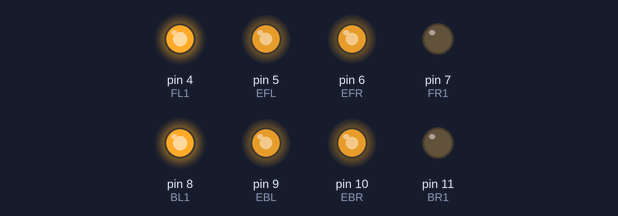
Simulated run of this sketch. Board: Arduino Uno, built with avr-gcc and run on an emulated ATmega328P. Parts: output pins drawn as LEDs (lit = HIGH). What the sketch prints to the serial monitor is not drawn.

Above: at 0.4 s.
Timing chart, 0 to 1.9 s (numbered marks = the images above):
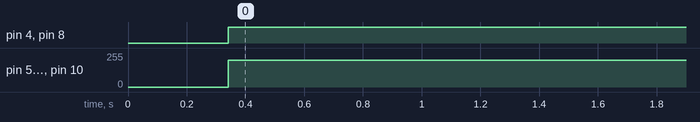

Measured:
- by itself, pin 4 (FL1), pin 8 (BL1): LOW → HIGH at 0.34 s
- by itself, pin 5 (EFL), pin 6 (EFR), pin 9 (EBL), pin 10 (EBR): 0/255 → 200/255 at 0.34 s

The sketch:

ps2_Meca_TwoSpeed.ino
```cpp
/*
 * Created by Loo Chuan Yin xD
 *
 *************************************************************
 * Take note that all the Enable "EN" pin is connected to 5V.
 * Because the ENABLE PINS is always "ON" for this case.
 * This is also to simplify the program.
 * Thus, u will only see PWM pins assign as outputs.
 */


#include <PS2X_lib.h>  //for v1.6
//right now, the library does NOT support hot pluggable controllers, meaning
//you must always either restart your Arduino after you connect the controller,
//or call config_gamepad(pins) again after connecting the controller.

/*
 * \ * * * | * * * | * * * /
 * \DAT,CMD,NC | GND,3.3V,SEL | CLK,NC,NC/
 */

// set pins connected to PS2 controller:
#define PS2_DAT        A0     //blue
#define PS2_CMD        A1     //green
#define PS2_SEL        A2     //yellow (Attention pin)
#define PS2_CLK        A3     //orange

/******************************************************************
 * select modes of PS2 controller:
 *   - pressures = analog reading of push-butttons
 *   - rumble    = motor rumbling
 * uncomment 1 of the lines for each mode selection
 ******************************************************************/
//#define pressures   true
#define pressures   false
//#define rumble      true
#define rumble      false

PS2X ps2x; // create PS2 Controller Class

int error = 0;
byte type = 0;
byte vibrate = 0;
int LX,LY,RX,RY ; // to define variables for PS2 joystick
int Up, Down, Left, Right, Tri, Squ, Exx, Cir, Start, Select, L1, L2, L3, R1, R2, R3;

//MOTOR DRIVER 1 FRONT

//Assign pins for Motor
int EFL = 5; //PWM1 pin grey
int FL1 = 4; //DIR1 pin purple

//Assign pins for Motor
int EFR = 6;  //PWM2 pin black
int FR1 = 7;  //DIR2 pin white

//MOTOR DRIVER 2 BACK

//Assign pins for Motor
int EBR = 10;  //PWM2 pin white
int BR1 = 11;  //DIR2 pin black

//Assign pins for Motor
int EBL = 9;   //PWM1 pin brown
int BL1 = 8;   //DIR1 pin red


//++++++++++++++++++++++++++++++++++++++++++
int ToZero = 126; // tolerances for PS2 joystick
int ToTwoFF = 129; // tolerances for PS2 joystick

int NormalSpeed = 200;
int MaxSpeed = 255;
int OneSpd;

int SForward, SBackward, SLeft, SRight;
int SFWLeft, SBWLeft, SFWRight, SBWRight;
int SRotLeft, SRotRight, SRLeft, SRRight;

int SComBackRight, SComBackLeft, SComFrontRight, SComFrontLeft;

//++++++++++++++++++++++++++++++++++++++++++

void setup()
{
  Serial.begin(57600);

  pinMode(EFL, OUTPUT);  //PWM1 pin//
  pinMode(FL1, OUTPUT);    //DIR1 pin//

  pinMode(EFR, OUTPUT);
  pinMode(FR1, OUTPUT);

  pinMode(EBL, OUTPUT);
  pinMode(BL1, OUTPUT);

  pinMode(EBR, OUTPUT);
  pinMode(BR1, OUTPUT);

  readPS2();
  delay(300);  //added delay to give wireless ps2 module some time to startup, before configuring it
}

void asd()
{
  if(error == 1) //skip loop if no controller found
    return;
  else {
    ps2x.read_gamepad(false, vibrate); //read controller and set large motor to spin at 'vibrate' speed
    DefinePS2Input();
    SpeedControl();
    JoyControl();
//    TestMotor();
  }
  delay(10);
}

void loop()
{
  Forward(200);
  delay(10);
}

//-------------- Functions to define the movement --------------

void Stop(){
  analogWrite(EFL, 0);
  analogWrite(EFR, 0);
  analogWrite(EBL, 0);
  analogWrite(EBR, 0);
}

void Forward(int SForward)
{
  digitalWrite (FL1, 1);
  digitalWrite (FR1, 0);
  digitalWrite (BL1, 1);
  digitalWrite (BR1, 0);

  analogWrite(EFL, SForward);
  analogWrite(EFR, SForward);
  analogWrite(EBL, SForward);
  analogWrite(EBR, SForward);
}

void Backward(int SBackward)
{
  digitalWrite (FL1, 0);
  digitalWrite (FR1, 1);
  digitalWrite (BL1, 0);
  digitalWrite (BR1, 1);

  analogWrite(EFL, SBackward);
  analogWrite(EFR, SBackward);
  analogWrite(EBL, SBackward);
  analogWrite(EBR, SBackward);
}

void GoLeft(int SLeft)
{
  digitalWrite (FL1, 0);
  digitalWrite (FR1, 1);
  digitalWrite (BL1, 1);
  digitalWrite (BR1, 0);

  analogWrite(EFL, SLeft);
  analogWrite(EFR, SLeft);
  analogWrite(EBL, SLeft);
  analogWrite(EBR, SLeft);
}

void GoRight(int SRight)
{
  digitalWrite (FL1, 1);
  digitalWrite (FR1, 0);
  digitalWrite (BL1, 0);
  digitalWrite (BR1, 1);

  analogWrite(EFL, SRight);
  analogWrite(EFR, SRight);
  analogWrite(EBL, SRight);
  analogWrite(EBR, SRight);
}

void FWRight(int SFWRight)
{
  digitalWrite (FL1, 0);
  digitalWrite (FR1, 0);
  digitalWrite (BL1, 0);
  digitalWrite (BR1, 1);

  analogWrite(EFL, SFWRight);
  analogWrite(EFR, 0);
  analogWrite(EBL, 0);
  analogWrite(EBR, SFWRight);
}

void BWRight(int SBWRight)
{
  digitalWrite (FL1, 0);
  digitalWrite (FR1, 1);
  digitalWrite (BL1, 0);
  digitalWrite (BR1, 0);

  analogWrite(EFL, 0);
  analogWrite(EFR, SBWRight);
  analogWrite(EBL, SBWRight);
  analogWrite(EBR, 0);
}

void FWLeft(int SFWLeft)
{
  digitalWrite (FL1, 0);
  digitalWrite (FR1, 0);
  digitalWrite (BL1, 1);
  digitalWrite (BR1, 0);

  analogWrite(EFL, 0);
  analogWrite(EFR, SFWLeft);
  analogWrite(EBL, SFWLeft);
  analogWrite(EBR, 0);
}

void BWLeft(int SBWLeft)
{
  digitalWrite (FL1, 1);
  digitalWrite (FR1, 0);
  digitalWrite (BL1, 0);
  digitalWrite (BR1, 0);

  analogWrite(EFL, SBWLeft);
  analogWrite(EFR, 0);
  analogWrite(EBL, 0);
  analogWrite(EBR, SBWLeft);
}

void RotateLeft(int SRotLeft)
{
  digitalWrite (FL1, 0);
  digitalWrite (FR1, 1);
  digitalWrite (BL1, 1);
  digitalWrite (BR1, 0);

  analogWrite(EFL, SRotLeft);
  analogWrite(EFR, SRotLeft);
  analogWrite(EBL, SRotLeft);
  analogWrite(EBR, SRotLeft);
}

void RotateRight(int SRotRight)
{
  digitalWrite (FL1, 1);
  digitalWrite (FR1, 0);
  digitalWrite (BL1, 0);
  digitalWrite (BR1, 1);

  analogWrite(EFL, SRotRight);
  analogWrite(EFR, SRotRight);
  analogWrite(EBL, SRotRight);
  analogWrite(EBR, SRotRight);
}

//-------------- Functions to define the joy stick --------------
/*
     Left JoyStick (LY,LX)   |   Right JoyStick (RY,RX)
                             |
            (LY)             |          (RY)
             0               |           0
             |               |           |
             |               |           |
      0 --- 128 --- 255(LX)  |    0 --- 128 --- 255(RX)
             |               |           |
             |               |           |
            255              |          255
                             |
*/
void SpeedControl()
{
  if (R2){
    OneSpd = MaxSpeed;
  }
  else{
  OneSpd = NormalSpeed;
  }
}


void JoyControl()
{
  if(Start) Stop();
  else{
//------------------ To Control Forward and Backward --------------------------
  if(RY < ToZero && RX >= ToZero && RX <= ToTwoFF){
    Forward(OneSpd);
  }
  else if (RY > ToTwoFF && RX >= ToZero && RX <= ToTwoFF){
    Backward(OneSpd);
  }
  //------------------ To Control Left and Right --------------------------
    else if (RX < ToZero && RY >=ToZero && RY <= ToTwoFF){
      GoLeft(OneSpd);
    }
    else if (RX > ToTwoFF && RY >=ToZero && RY <= ToTwoFF){
      GoRight(OneSpd);
    }
  //------------------ Combine --------------------------
    else if (RY < ToZero && RX > ToTwoFF){
      FWRight(OneSpd);
    }
    else if (RY > ToTwoFF && RX < ToZero){
      BWLeft(OneSpd);
    }
    else if (RY < ToZero && RX < ToZero){
      FWLeft(OneSpd);
    }
    else if (RY > ToTwoFF && RX > ToTwoFF){
      BWRight(OneSpd);
    }

    else if (LX < ToZero){
      RotateLeft(OneSpd);
    }
    else if (LX > ToTwoFF){
      RotateRight(OneSpd);
    }

    else Stop();
  }
}

//++++++++++++++++++++++++++++++++++++++++++++++++++++++++++++++++++++++++
void readPS2()
{
  //CHANGES for v1.6 HERE!!! **************PAY ATTENTION*************

  //setup pins and settings: GamePad(clock, command, attention, data, Pressures?, Rumble?) check for error
  error = ps2x.config_gamepad(PS2_CLK, PS2_CMD, PS2_SEL, PS2_DAT, pressures, rumble);

  if(error == 0){
    Serial.print("Found Controller, configured successful ");
    Serial.print("pressures = ");
	if (pressures)
	  Serial.println("true ");
	else
	  Serial.println("false");
	Serial.print("rumble = ");
	if (rumble)
	  Serial.println("true)");
	else
	  Serial.println("false");
    Serial.println("Try out all the buttons, X will vibrate the controller, faster as you press harder;");
    Serial.println("holding L1 or R1 will print out the analog stick values.");
    Serial.println("Note: Go to www.billporter.info for updates and to report bugs.");
  }
  else if(error == 1)
    Serial.println("No controller found, check wiring, see readme.txt to enable debug. visit www.billporter.info for troubleshooting tips");

  else if(error == 2)
    Serial.println("Controller found but not accepting commands. see readme.txt to enable debug. Visit www.billporter.info for troubleshooting tips");

  else if(error == 3)
    Serial.println("Controller refusing to enter Pressures mode, may not support it. ");

//  Serial.print(ps2x.Analog(1), HEX);

  type = ps2x.readType();
  switch(type) {
    case 0:
      Serial.print("Unknown Controller type found ");
      break;
    case 1:
      Serial.print("DualShock Controller found ");
      break;
    case 2:
      Serial.print("GuitarHero Controller found ");
      break;
	case 3:
      Serial.print("Wireless Sony DualShock Controller found ");
      break;
   }
}

void DefinePS2Input()
{
    Up     = ps2x.Button(PSB_PAD_UP);
    Down   = ps2x.Button(PSB_PAD_DOWN);
    Left   = ps2x.Button(PSB_PAD_LEFT);
    Right  = ps2x.Button(PSB_PAD_RIGHT);
    Tri    = ps2x.Button(PSB_TRIANGLE);
    Squ    = ps2x.Button(PSB_SQUARE);
    Exx    = ps2x.Button(PSB_CROSS);
    Cir    = ps2x.Button(PSB_CIRCLE);
    Start  = ps2x.Button(PSB_START);
    Select = ps2x.Button(PSB_SELECT);
    L1     = ps2x.Button(PSB_L1);
    L2     = ps2x.Button(PSB_L2);
    L3     = ps2x.Button(PSB_L3);
    R1     = ps2x.Button(PSB_R1);
    R2     = ps2x.Button(PSB_R2);
    R3     = ps2x.Button(PSB_R3);

     LY = ps2x.Analog(PSS_LY);
     LX = ps2x.Analog(PSS_LX);
     RY = ps2x.Analog(PSS_RY);
     RX = ps2x.Analog(PSS_RX);
}

void TestMotor()
{
  int i = 200;

    Forward (i);
    delay(1000);
    Backward (i);
    delay(1000);
    GoLeft(i);
    delay(1000);
    GoRight(i);
    delay(1000);

    FWRight(i);
    delay(1000);
    FWLeft(i);
    delay(1000);
    BWRight(i);
    delay(1000);
    BWLeft(i);
    delay(1000);

    RotateLeft(i);
    delay(1000);
    RotateRight(i);
    delay(1000);

    Stop();
    delay(1000);
}
```
